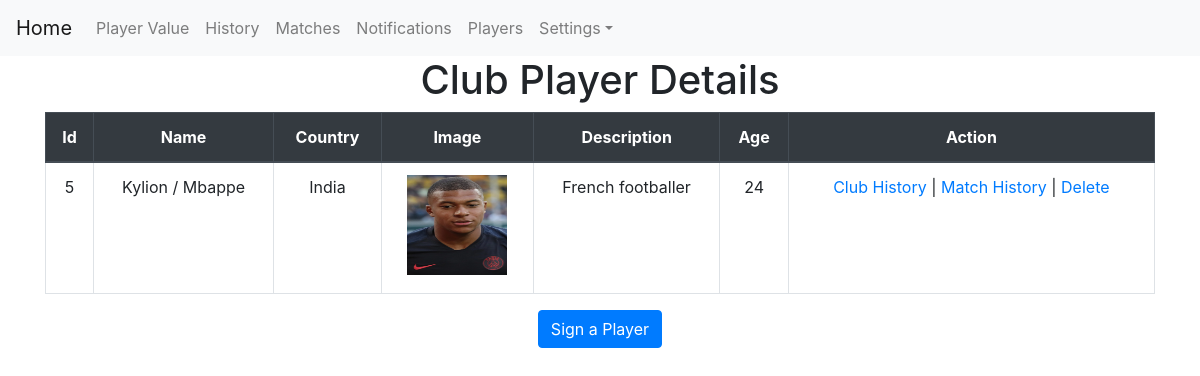
The app's page /club_player_view (signed in) with its own data.
### myapp/models.py (models this page shows)
class player_info(models.Model):
    fname = models.CharField(max_length=50)
    lname = models.CharField(max_length=50)
    club = models.ForeignKey(club_master,  on_delete=models.CASCADE)
    country = models.ForeignKey(country_master,  on_delete=models.CASCADE)
    pic_path = models.CharField(max_length=250)
    descp = models.CharField(max_length=500)
    age = models.CharField(max_length=150)
    height_cm = models.CharField(max_length=150)
    weight_kg = models.CharField(max_length=150)
    overall = models.CharField(max_length=150)
    player_positions = models.CharField(max_length=150)
    weak_foot = models.CharField(max_length=150)
    skill_moves = models.CharField(max_length=150)
    attacking_crossing = models.CharField(max_length=150)
    attacking_finishing = models.CharField(max_length=150)
    attacking_heading_accuracy = models.CharField(max_length=150)
    attacking_short_passing = models.CharField(max_length=150)
    attacking_volleys = models.CharField(max_length=150)
    skill_dribbling = models.CharField(max_length=150)
    skill_curve = models.CharField(max_length=150)
    skill_fk_accuracy = models.CharField(max_length=150)
    skill_long_passing = models.CharField(max_length=150)
    skill_ball_control = models.CharField(max_length=150)
    movement_acceleration = models.CharField(max_length=150)
    movement_sprint_speed = models.CharField(max_length=150)
    movement_agility = models.CharField(max_length=150)
    movement_reactions = models.CharField(max_length=150)
    movement_balance = models.CharField(max_length=150)
    power_shot_power = models.CharField(max_length=150)
    power_jumping = models.CharField(max_length=150)
    power_stamina = models.CharField(max_length=150)
    power_strength = models.CharField(max_length=150)
    power_long_shots = models.CharField(max_length=150)
    mentality_aggression = models.CharField(max_length=150)
    mentality_interceptions = models.CharField(max_length=150)
    mentality_positioning = models.CharField(max_length=150)
    mentality_vision = models.CharField(max_length=150)
    mentality_penalties = models.CharField(max_length=150)
    mentality_composure = models.CharField(max_length=150)
    defending_marking = models.CharField(max_length=150)
    defending_standing_tackle = models.CharField(max_length=150)
    defending_sliding_tackle = models.CharField(max_length=150)
    goalkeeping_diving = models.CharField(max_length=150)
    goalkeeping_handling = models.CharField(max_length=150)
    goalkeeping_kicking = models.CharField(max_length=150)
    goalkeeping_positioning = models.CharField(max_length=150)
    goalkeeping_reflexes = models.CharField(max_length=150)
    estimate = models.CharField(max_length=150)
    price = models.CharField(max_length=150)
    dt = models.CharField(max_length=150)
    tm = models.CharField(max_length=150)

class country_master(models.Model):
    country = models.CharField(max_length=150)
    flag = models.CharField(max_length=150)
    budget= models.FloatField(default=2000000)

### myapp/views.py (the view)
# urls.py: path('club_player_view', views.club_player_view, name='club_player_view'),
def club_player_view(request):
    club_id = request.session['user_id']
    msg = ''
    c_l = country_master.objects.all()
    cl = {}
    for c in c_l:
        cl[c.id] = c.country
    pi_l = []
    cp_l = player_info.objects.filter(club_id__user_id=int(club_id))
    print(club_id)
    for cp in cp_l:
        pi = player_info.objects.get(id=cp.id)
        pi_l.append(pi)
    context = {
            'player_list': pi_l,
            'country_list': cl,
            'msg': msg,
            'players': cp_l,
        }
    return render(request, './myapp/club_player_view.html', context)

### myapp/templates/myapp/club_player_view.html (shortened to what this page needs)
{% extends 'myapp/club_base.html' %}
{% load static %}
{% block body %}
<center>
    <h1>Club Player Details</h1>
    <div class="container">
    <form role="form" name="frm" action="{% url 'club_player_view'%}" method="post">
        <div class="table-responsive-lg">
            {% if players %}
        <table class="tablecenterheadCSS table table-hover table-bordered table-md">
            <thead class="thead-dark">
            <tr>
                <th>Id</th>
                <th>Name</th>
                <th>Country</th>
                <th>Image</th>
                <th>Description</th>
                <th>Age</th>
                <th>Action</th>
            </tr>
            </thead>
                {% for pi in player_list %}
                <tbody>
                <tr>
                    <td>{{ pi.id }}</td>
                    <td>{{ pi.fname }} / {{ pi.lname }}</td>
                    {% for k,value in country_list.items %}
                        {% if k == pi.country_id %}
                            <td>{{ value }}</td>
                        {% endif %}
                    {% endfor %}
                    <td><embed src="../static/myapp/media/{{ pi.pic_path }}" width="100" height="100"></embed></td>
                    <td>{{ pi.descp}}</td>
                    <td>{{ pi.age}}</td>
                    <td>
                        <a href="../club_player_club_history_view?player_id={{ pi.id }}">Club History</a> |
                        <a href="../club_player_match_history_view?player_id={{ pi.id }}">Match History</a> |
                        <a href="../club_player_delete?id={{ pi.id }}">Delete</a>
                    </td>
                </tr>
                {% endfor %}
        </table>
        {% else %}
            <h4 class="mt-4">No players signed</h4>
            {% endif %}
        </div>
    </form>
        <a class="btn btn-primary" href="{% url 'club_player_info_view' %}">Sign a Player</a></h1>
    </div>
</center>
{% endblock %}

### myapp/templates/myapp/club_player_view.html (style rules this page uses)
.tablecenterheadCSS th { text-align:center; }
.tablecenterheadCSS td { text-align:center; }

### myapp/templates/myapp/club_base.html (style rules this page uses)
body { background-repeat: no-repeat; background-attachment: fixed; background-size: cover; }

### records on screen
player_info: id "5", fname "Kylion", lname "Mbappe", descp "French footballer", age "24"
country_master: country_list "India"
